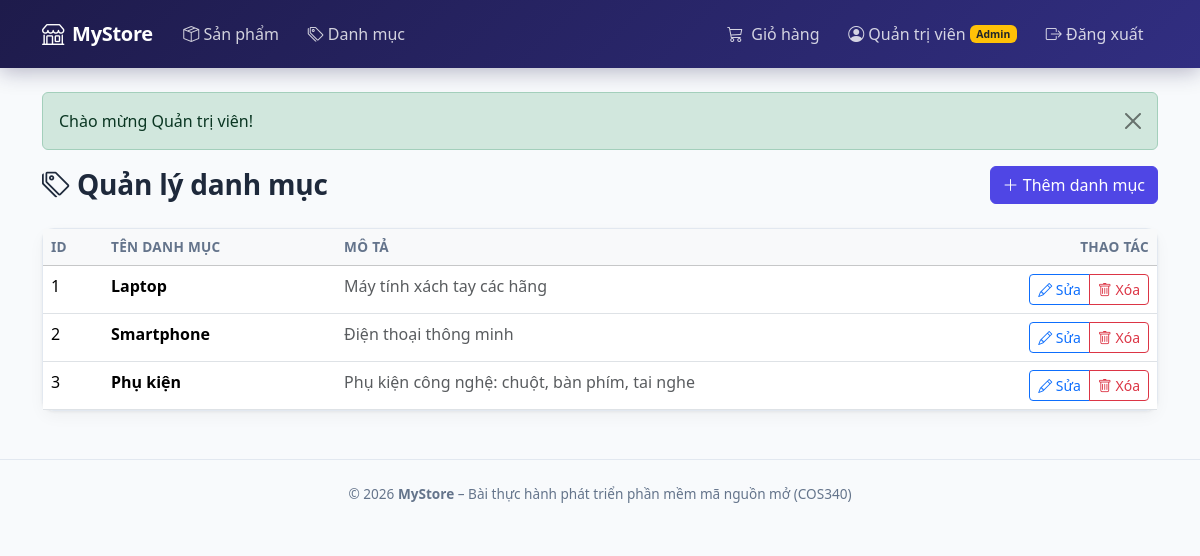
Page /Category (signed in) on the committed database.
### tables this page shows
CREATE TABLE IF NOT EXISTS categories (
    id          INT             AUTO_INCREMENT PRIMARY KEY,
    name        VARCHAR(255)    NOT NULL,
    description TEXT            NULL,
    created_at  TIMESTAMP       DEFAULT CURRENT_TIMESTAMP,
    updated_at  TIMESTAMP       DEFAULT CURRENT_TIMESTAMP ON UPDATE CURRENT_TIMESTAMP,

     
    UNIQUE KEY uk_category_name (name)
);

### app/controllers/CategoryController.php (called while the page is built, shortened)
<?php
require_once __DIR__ . '/../models/CategoryModel.php';
class CategoryController
{
    private CategoryModel $categoryModel;
    public function __construct()
    {
        $this->categoryModel = new CategoryModel();
    }
    public function index(): void
    {
        $categories = $this->categoryModel->getAll();
        $this->render('category/list', [
            'pageTitle'  => 'Quản lý danh mục',
            'categories' => $categories,
        ]);
    }
    private function render(string $view, array $data = []): void
    {
        extract($data);
        include __DIR__ . '/../views/' . $view . '.php';
    }
}

### index.php (called while the page is built, shortened)
<?php
require_once __DIR__ . '/app/config/helpers.php';
$url   = $_GET['url'] ?? 'Product/index';
$url   = trim($url, '/');
$url   = filter_var($url, FILTER_SANITIZE_URL);
$parts = array_values(array_filter(explode('/', $url), fn($part) => $part !== ''));
$action         = $parts[1] ?? 'index';
$params         = array_slice($parts, 2);
$controller = new $controllerName();
call_user_func_array([$controller, $action], $params);

### app/config/helpers.php (called while the page is built, shortened)
<?php
function app_base_path(): string
{
    $scriptName = $_SERVER['SCRIPT_NAME'] ?? '';
    $base = str_replace('\\', '/', dirname($scriptName));
    return rtrim($base === '/' ? '' : $base, '/');
}
function base_url(string $path = ''): string
{
    $base = app_base_path();
    $path = ltrim($path, '/');
    return $base . ($path !== '' ? '/' . $path : '');
}
function e(?string $value): string
{
    return htmlspecialchars((string)$value, ENT_QUOTES, 'UTF-8');
}
function get_flash(): ?array
{
    if (isset($_SESSION['_flash'])) {
        $flash = $_SESSION['_flash'];
        return $flash;
    }
    return null;
}
function isLoggedIn(): bool
{
    return !empty($_SESSION['user_id']);
}
function isAdmin(): bool
{
    return isLoggedIn() && ($_SESSION['user_role'] ?? '') === 'admin';
}
function currentUser(): ?array
{
    return [
        'id'       => $_SESSION['user_id'],
        'username' => $_SESSION['user_username'] ?? '',
        'fullname' => $_SESSION['user_fullname'] ?? '',
        'role'     => $_SESSION['user_role'] ?? 'user',
    ];
}

### app/config/database.php (called while the page is built, shortened)
<?php
class Database
{
    private static ?PDO $instance = null;
    public static function getConnection(): PDO
    {
        if (self::$instance === null) {
            $dsn = sprintf(
                'mysql:host=%s;dbname=%s;charset=%s',
                self::HOST,
                self::DB_NAME,
                self::CHARSET
            );
            try {
                self::$instance = new PDO($dsn, self::USERNAME, self::PASSWORD, [
                    PDO::ATTR_ERRMODE            => PDO::ERRMODE_EXCEPTION,
                    PDO::ATTR_DEFAULT_FETCH_MODE => PDO::FETCH_OBJ,
                    PDO::ATTR_EMULATE_PREPARES   => false,
                ]);
            } catch (PDOException $e) {
                http_response_code(500);
                exit('Lỗi kết nối CSDL: ' . $e->getMessage());
            }
        }
        return self::$instance;
    }
}

### app/models/CategoryModel.php (called while the page is built, shortened)
<?php
require_once __DIR__ . '/../config/database.php';
class CategoryModel
{
    private PDO $db;
    private string $table = 'categories';
    public function __construct()
    {
        $this->db = Database::getConnection();
    }
    public function getAll(): array
    {
        $sql = "SELECT * FROM {$this->table} ORDER BY id ASC";
        return $this->db->query($sql)->fetchAll();
    }
}

### app/views/category/list.php (the view)
<?php include __DIR__ . '/../shares/header.php'; ?>
<div class="page-header">
    <h1 class="h3 section-title mb-0">
        <i class="bi bi-tags"></i> Quản lý danh mục
    </h1>
    <a class="btn btn-primary" href="<?= base_url('Category/add') ?>">
        <i class="bi bi-plus-lg"></i> Thêm danh mục
    </a>
</div>
<div class="app-card">
    <div class="table-responsive">
        <table class="table table-hover mb-0">
            <thead class="table-light">
                <tr>
                    <th style="width: 60px;">ID</th>
                    <th>Tên danh mục</th>
                    <th>Mô tả</th>
                    <th class="text-end" style="width: 140px;">Thao tác</th>
                </tr>
            </thead>
            <tbody>
            <?php if (empty($categories)): ?>
                <tr>
                    <td colspan="4" class="text-center py-4 text-muted">
                        <i class="bi bi-inbox"></i> Chưa có danh mục nào.
                    </td>
                </tr>
            <?php else: ?>
                <?php foreach ($categories as $category): ?>
                    <tr>
                        <td><?= e($category->id) ?></td>
                        <td><strong><?= e($category->name) ?></strong></td>
                        <td class="text-muted"><?= e($category->description) ?></td>
                        <td class="text-end">
                            <div class="btn-group btn-group-sm">
                                <a class="btn btn-outline-primary"
                                   href="<?= base_url('Category/edit/' . $category->id) ?>"
                                   title="Sửa danh mục">
                                    <i class="bi bi-pencil"></i> Sửa
                                </a>
                                <a class="btn btn-outline-danger"
                                   href="<?= base_url('Category/delete/' . $category->id) ?>"
                                   onclick="return confirm('Bạn có chắc chắn muốn xóa danh mục này?')"
                                   title="Xóa danh mục">
                                    <i class="bi bi-trash"></i> Xóa
                                </a>
                            </div>
                        </td>
                    </tr>
                <?php endforeach; ?>
            <?php endif; ?>
            </tbody>
        </table>
    </div>
</div>
<?php include __DIR__ . '/../shares/footer.php'; ?>

### app/views/shares/header.php (shortened to what this page needs)
<?php
$flash = get_flash();
?>
<!DOCTYPE html>
<html lang="vi">
<head>
    <link href="https://cdn.jsdelivr.net/npm/bootstrap@5.3.3/dist/css/bootstrap.min.css" rel="stylesheet">
    <link href="https://cdn.jsdelivr.net/npm/bootstrap-icons@1.11.3/font/bootstrap-icons.min.css" rel="stylesheet">
</head>
<body>
<nav class="navbar navbar-expand-lg navbar-dark app-navbar mb-4">
    <div class="container">
        <a class="navbar-brand" href="<?= base_url('Product') ?>">
            <i class="bi bi-shop"></i> MyStore
        </a>
        <div class="collapse navbar-collapse" id="navbarNav">
            <ul class="navbar-nav me-auto">
                <li class="nav-item">
                    <a class="nav-link" href="<?= base_url('Product') ?>">
                        <i class="bi bi-box-seam"></i> Sản phẩm
                    </a>
                </li>
                <?php if (isAdmin()): ?>
                <li class="nav-item">
                    <a class="nav-link" href="<?= base_url('Category') ?>">
                        <i class="bi bi-tags"></i> Danh mục
                    </a>
                </li>
                <?php endif; ?>
            </ul>
            <ul class="navbar-nav">
                <li class="nav-item">
                    <a class="nav-link d-flex align-items-center gap-2" href="<?= base_url('Product/cart') ?>">
                        <i class="bi bi-cart3"></i> Giỏ hàng
                    </a>
                </li>
                <?php if (isLoggedIn()): ?>
                    <?php $user = currentUser(); ?>
                    <li class="nav-item">
                        <span class="nav-link d-flex align-items-center gap-1">
                            <i class="bi bi-person-circle"></i>
                            <?= e($user['fullname']) ?>
                            <?php if (isAdmin()): ?>
                                <span class="badge bg-warning text-dark" style="font-size:.65rem;">Admin</span>
                            <?php endif; ?>
                        </span>
                    </li>
                    <li class="nav-item">
                        <a class="nav-link" href="<?= base_url('Account/logout') ?>">
                            <i class="bi bi-box-arrow-right"></i> Đăng xuất
                        </a>
                    </li>
                <?php endif; ?>
            </ul>
        </div>
    </div>
</nav>
<div class="container">
    <?php if ($flash): ?>
        <div class="alert alert-<?= e($flash['type']) ?> alert-dismissible fade show" role="alert">
            <?= e($flash['message']) ?>
            <button type="button" class="btn-close" data-bs-dismiss="alert"></button>
        </div>
    <?php endif; ?>

### app/views/shares/footer.php (shortened to what this page needs)
</div>
<footer class="app-footer">
    <div class="container">
        <p class="mb-0">
            &copy; <?= date('Y') ?> <strong>MyStore</strong> – Bài thực hành phát triển phần mềm mã nguồn mở (COS340)
        </p>
    </div>
</footer>
</body>
</html>

### app/views/shares/header.php (style rules this page uses)
:root { --brand: #4f46e5; --brand-hover: #4338ca; --brand-light: #eef2ff; --surface: #ffffff; --bg: #f8fafc; --text: #1e293b; --muted: #64748b; --border: #e2e8f0; --success: #16a34a; --danger: #dc2626; --radius: 12px; --shadow: 0 1px 3px rgba(0,0,0,.06), 0 6px 16px rgba(0,0,0,.04); --shadow-lg: 0 4px 12px rgba(0,0,0,.08), 0 16px 40px rgba(0,0,0,.06); --transition: .2s ease; }
* { box-sizing: border-box; }
body { background: var(--bg); color: var(--text); font-family: 'Segoe UI', system-ui, -apple-system, sans-serif; min-height: 100vh; }
.app-navbar { background: linear-gradient(135deg, #1e1b4b 0%, #312e81 100%); box-shadow: 0 4px 20px rgba(30, 27, 75, .3); padding: .75rem 0; }
.navbar-brand { font-weight: 800; font-size: 1.25rem; letter-spacing: -.3px; display: flex; align-items: center; gap: 8px; }
.navbar-brand i { font-size: 1.4rem; }
.nav-link { color: rgba(255,255,255,.8) !important; font-weight: 500; padding: .5rem .9rem !important; border-radius: 8px; transition: var(--transition); }
.app-card { background: var(--surface); border: 1px solid var(--border); border-radius: var(--radius); box-shadow: var(--shadow); transition: var(--transition); }
.btn-primary { background: var(--brand); border-color: var(--brand); }
.section-title { font-weight: 700; letter-spacing: -.2px; }
.page-header { display: flex; flex-wrap: wrap; justify-content: space-between; align-items: center; gap: 12px; margin-bottom: 1.5rem; }
.table { margin-bottom: 0; }
.table th { font-weight: 600; font-size: .85rem; text-transform: uppercase; letter-spacing: .3px; color: var(--muted); }
.app-footer { margin-top: 3rem; padding: 1.5rem 0; border-top: 1px solid var(--border); text-align: center; color: var(--muted); font-size: .85rem; }

### rows in the picture
categories: id "1", name "Laptop", description "Máy tính xách tay các hãng"
categories: id "2", name "Smartphone", description "Điện thoại thông minh"
categories: id "3", name "Phụ kiện", description "Phụ kiện công nghệ: chuột, bàn phím, tai nghe"

### other values in the picture
$user['fullname'] "Quản trị viên"
$flash['message'] "Chào mừng Quản trị viên!"
